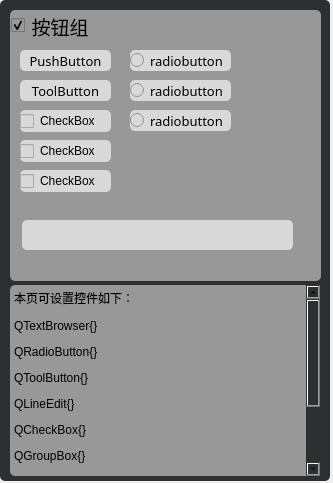
<?xml version="1.0" encoding="UTF-8"?>
<ui version="4.0">
 <class>ButtonGroup</class>
 <widget class="QWidget" name="ButtonGroup">
  <property name="geometry">
   <rect>
    <x>0</x>
    <y>0</y>
    <width>333</width>
    <height>483</height>
   </rect>
  </property>
  <property name="windowTitle">
   <string>Form</string>
  </property>
  <widget class="QFrame" name="frame">
   <property name="geometry">
    <rect>
     <x>0</x>
     <y>0</y>
     <width>330</width>
     <height>481</height>
    </rect>
   </property>
   <property name="styleSheet">
    <string notr="true">background-color: rgb(46, 47, 48);
border-radius: 5px</string>
   </property>
   <property name="frameShape">
    <enum>QFrame::Shape::StyledPanel</enum>
   </property>
   <property name="frameShadow">
    <enum>QFrame::Shadow::Raised</enum>
   </property>
   <widget class="QGroupBox" name="groupBox">
    <property name="geometry">
     <rect>
      <x>10</x>
      <y>10</y>
      <width>311</width>
      <height>271</height>
     </rect>
    </property>
    <property name="sizePolicy">
     <sizepolicy hsizetype="Expanding" vsizetype="Expanding">
      <horstretch>0</horstretch>
      <verstretch>0</verstretch>
     </sizepolicy>
    </property>
    <property name="font">
     <font>
      <family>微软雅黑</family>
      <pointsize>14</pointsize>
     </font>
    </property>
    <property name="styleSheet">
     <string notr="true">background-color: rgb(152, 152, 152);</string>
    </property>
    <property name="title">
     <string>按钮组</string>
    </property>
    <property name="alignment">
     <set>Qt::AlignmentFlag::AlignLeading|Qt::AlignmentFlag::AlignLeft|Qt::AlignmentFlag::AlignVCenter</set>
    </property>
    <property name="flat">
     <bool>false</bool>
    </property>
    <property name="checkable">
     <bool>true</bool>
    </property>
    <property name="checked">
     <bool>true</bool>
    </property>
    <widget class="QPushButton" name="pushButton">
     <property name="geometry">
      <rect>
       <x>10</x>
       <y>40</y>
       <width>91</width>
       <height>21</height>
      </rect>
     </property>
     <property name="font">
      <font>
       <family>宋体</family>
       <pointsize>10</pointsize>
      </font>
     </property>
     <property name="styleSheet">
      <string notr="true">background-color: rgb(217, 217, 217);
color: rgb(0, 0, 0);</string>
     </property>
     <property name="text">
      <string>PushButton</string>
     </property>
    </widget>
    <widget class="QToolButton" name="toolButton">
     <property name="geometry">
      <rect>
       <x>10</x>
       <y>70</y>
       <width>91</width>
       <height>21</height>
      </rect>
     </property>
     <property name="font">
      <font>
       <family>宋体</family>
       <pointsize>10</pointsize>
      </font>
     </property>
     <property name="styleSheet">
      <string notr="true">background-color: rgb(217, 217, 217);
color: rgb(0, 0, 0);</string>
     </property>
     <property name="text">
      <string>ToolButton</string>
     </property>
    </widget>
    <widget class="QRadioButton" name="radioButton">
     <property name="geometry">
      <rect>
       <x>120</x>
       <y>40</y>
       <width>101</width>
       <height>21</height>
      </rect>
     </property>
     <property name="font">
      <font>
       <family>宋体</family>
       <pointsize>10</pointsize>
      </font>
     </property>
     <property name="styleSheet">
      <string notr="true">background-color: rgb(217, 217, 217);
color: rgb(0, 0, 0);</string>
     </property>
     <property name="text">
      <string>radiobutton</string>
     </property>
    </widget>
    <widget class="QCheckBox" name="checkBox">
     <property name="geometry">
      <rect>
       <x>10</x>
       <y>100</y>
       <width>91</width>
       <height>22</height>
      </rect>
     </property>
     <property name="styleSheet">
      <string notr="true">background-color: rgb(217, 217, 217);
color: rgb(0, 0, 0);</string>
     </property>
     <property name="text">
      <string>CheckBox</string>
     </property>
    </widget>
    <widget class="QRadioButton" name="radioButton_2">
     <property name="geometry">
      <rect>
       <x>120</x>
       <y>70</y>
       <width>101</width>
       <height>21</height>
      </rect>
     </property>
     <property name="font">
      <font>
       <family>宋体</family>
       <pointsize>10</pointsize>
      </font>
     </property>
     <property name="styleSheet">
      <string notr="true">background-color: rgb(217, 217, 217);
color: rgb(0, 0, 0);</string>
     </property>
     <property name="text">
      <string>radiobutton</string>
     </property>
    </widget>
    <widget class="QRadioButton" name="radioButton_3">
     <property name="geometry">
      <rect>
       <x>120</x>
       <y>100</y>
       <width>101</width>
       <height>21</height>
      </rect>
     </property>
     <property name="font">
      <font>
       <family>宋体</family>
       <pointsize>10</pointsize>
      </font>
     </property>
     <property name="styleSheet">
      <string notr="true">background-color: rgb(217, 217, 217);
color: rgb(0, 0, 0);</string>
     </property>
     <property name="text">
      <string>radiobutton</string>
     </property>
    </widget>
    <widget class="QLineEdit" name="lineEdit">
     <property name="geometry">
      <rect>
       <x>12</x>
       <y>210</y>
       <width>271</width>
       <height>30</height>
      </rect>
     </property>
     <property name="styleSheet">
      <string notr="true">background-color: rgb(217, 217, 217);
color: rgb(0, 0, 0);</string>
     </property>
    </widget>
    <widget class="QCheckBox" name="checkBox_2">
     <property name="geometry">
      <rect>
       <x>10</x>
       <y>130</y>
       <width>91</width>
       <height>22</height>
      </rect>
     </property>
     <property name="styleSheet">
      <string notr="true">background-color: rgb(217, 217, 217);
color: rgb(0, 0, 0);</string>
     </property>
     <property name="text">
      <string>CheckBox</string>
     </property>
    </widget>
    <widget class="QCheckBox" name="checkBox_3">
     <property name="geometry">
      <rect>
       <x>10</x>
       <y>160</y>
       <width>91</width>
       <height>22</height>
      </rect>
     </property>
     <property name="styleSheet">
      <string notr="true">background-color: rgb(217, 217, 217);
color: rgb(0, 0, 0);</string>
     </property>
     <property name="text">
      <string>CheckBox</string>
     </property>
    </widget>
   </widget>
   <widget class="QTextBrowser" name="textBrowser">
    <property name="geometry">
     <rect>
      <x>10</x>
      <y>285</y>
      <width>310</width>
      <height>191</height>
     </rect>
    </property>
    <property name="styleSheet">
     <string notr="true">background-color: rgb(152, 152, 152);</string>
    </property>
    <property name="html">
     <string>&lt;!DOCTYPE HTML PUBLIC &quot;-//W3C//DTD HTML 4.0//EN&quot; &quot;http://www.w3.org/TR/REC-html40/strict.dtd&quot;&gt;
&lt;html&gt;&lt;head&gt;&lt;meta name=&quot;qrichtext&quot; content=&quot;1&quot; /&gt;&lt;meta charset=&quot;utf-8&quot; /&gt;&lt;style type=&quot;text/css&quot;&gt;
p, li { white-space: pre-wrap; }
hr { height: 1px; border-width: 0; }
li.unchecked::marker { content: &quot;\2610&quot;; }
li.checked::marker { content: &quot;\2612&quot;; }
&lt;/style&gt;&lt;/head&gt;&lt;body style=&quot; font-family:'Microsoft YaHei UI'; font-size:9pt; font-weight:400; font-style:normal;&quot;&gt;
&lt;p style=&quot; margin-top:12px; margin-bottom:12px; margin-left:0px; margin-right:0px; -qt-block-indent:0; text-indent:0px;&quot;&gt;本页可设置控件如下：&lt;/p&gt;
&lt;p style=&quot; margin-top:12px; margin-bottom:12px; margin-left:0px; margin-right:0px; -qt-block-indent:0; text-indent:0px;&quot;&gt;QTextBrowser{}&lt;/p&gt;
&lt;p style=&quot; margin-top:12px; margin-bottom:12px; margin-left:0px; margin-right:0px; -qt-block-indent:0; text-indent:0px;&quot;&gt;QRadioButton{}&lt;/p&gt;
&lt;p style=&quot; margin-top:12px; margin-bottom:12px; margin-left:0px; margin-right:0px; -qt-block-indent:0; text-indent:0px;&quot;&gt;QToolButton{}&lt;/p&gt;
&lt;p style=&quot; margin-top:12px; margin-bottom:12px; margin-left:0px; margin-right:0px; -qt-block-indent:0; text-indent:0px;&quot;&gt;QLineEdit{}&lt;/p&gt;
&lt;p style=&quot; margin-top:12px; margin-bottom:12px; margin-left:0px; margin-right:0px; -qt-block-indent:0; text-indent:0px;&quot;&gt;QCheckBox{}&lt;/p&gt;
&lt;p style=&quot; margin-top:12px; margin-bottom:12px; margin-left:0px; margin-right:0px; -qt-block-indent:0; text-indent:0px;&quot;&gt;QGroupBox{}&lt;/p&gt;
&lt;p style=&quot; margin-top:12px; margin-bottom:12px; margin-left:0px; margin-right:0px; -qt-block-indent:0; text-indent:0px;&quot;&gt;QWidget{}&lt;/p&gt;
&lt;p style=&quot; margin-top:12px; margin-bottom:12px; margin-left:0px; margin-right:0px; -qt-block-indent:0; text-indent:0px;&quot;&gt;QFrame{}&lt;/p&gt;
&lt;p style=&quot; margin-top:12px; margin-bottom:12px; margin-left:0px; margin-right:0px; -qt-block-indent:0; text-indent:0px;&quot;&gt;QCommandLinkButton{}&lt;/p&gt;
&lt;p style=&quot; margin-top:12px; margin-bottom:12px; margin-left:0px; margin-right:0px; -qt-block-indent:0; text-indent:0px;&quot;&gt;QLineEdit{}&lt;/p&gt;&lt;/body&gt;&lt;/html&gt;</string>
    </property>
   </widget>
  </widget>
 </widget>
 <resources/>
 <connections/>
</ui>
